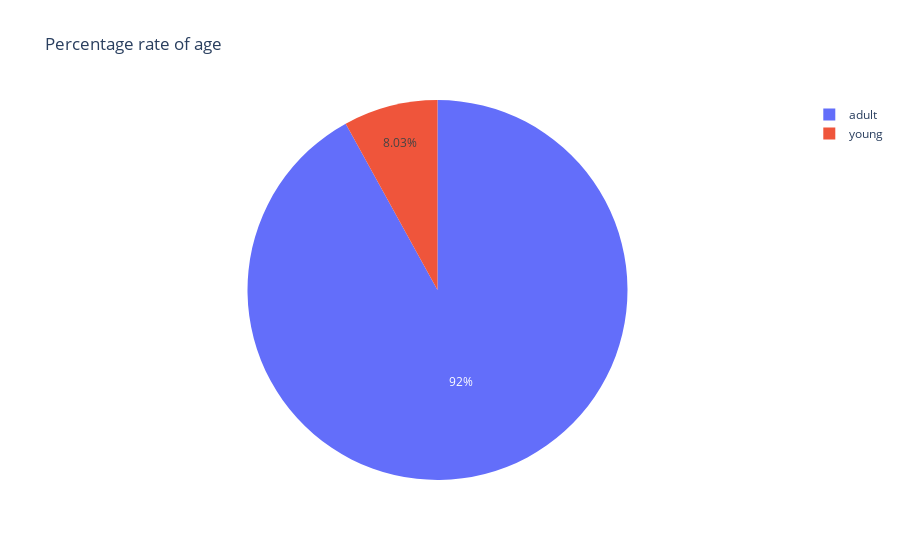

The cell this chart's notebook holds for it:
### Code cell
fig = px.pie(names=df['age'],color=df['age'],
                            title='Percentage rate of age')
fig.show()

### Figure 1 — Plotly figure (JSON) as saved in the notebook; plotly's stock layout.template omitted (floating-point values rounded to 4 significant figures; data arrays with more than 128 entries replaced by an {"elided": "..."} marker saying what was removed)
{"data": [{"customdata": {"elided": "299x1 str values"}, "domain": {"x": [0, 1], "y": [0, 1]}, "hovertemplate": "label=%{label}<br>color=%{customdata[0]}<extra></extra>", "labels": {"elided": "299 str values"}, "legendgroup": "", "marker": {"colors": {"elided": "299 str values"}}, "name": "", "showlegend": true, "type": "pie"}], "layout": {"legend": {"tracegroupgap": 0}, "title": {"text": "Percentage rate of age"}}}
